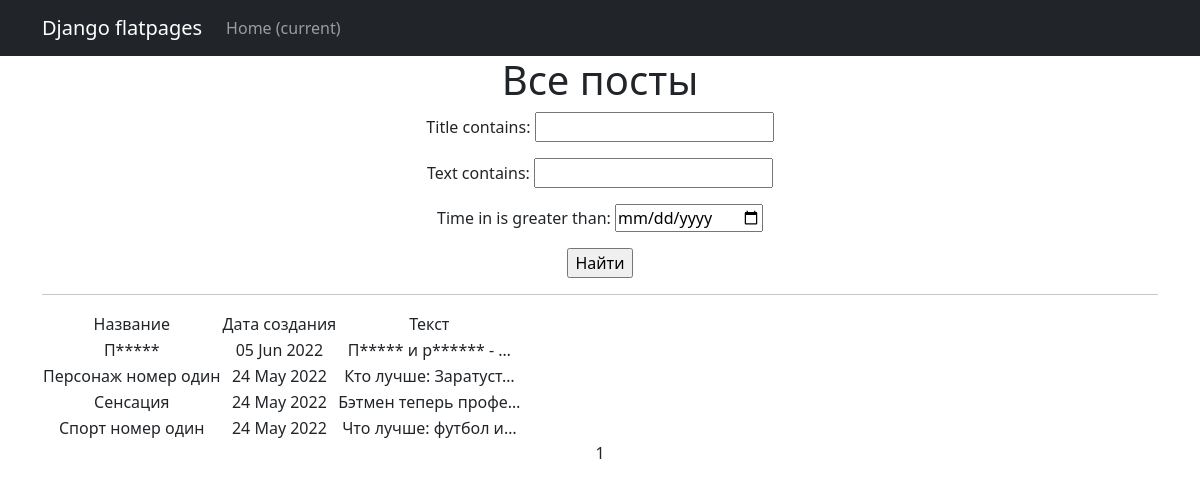
Page /posts/search/ on the earlier database version.
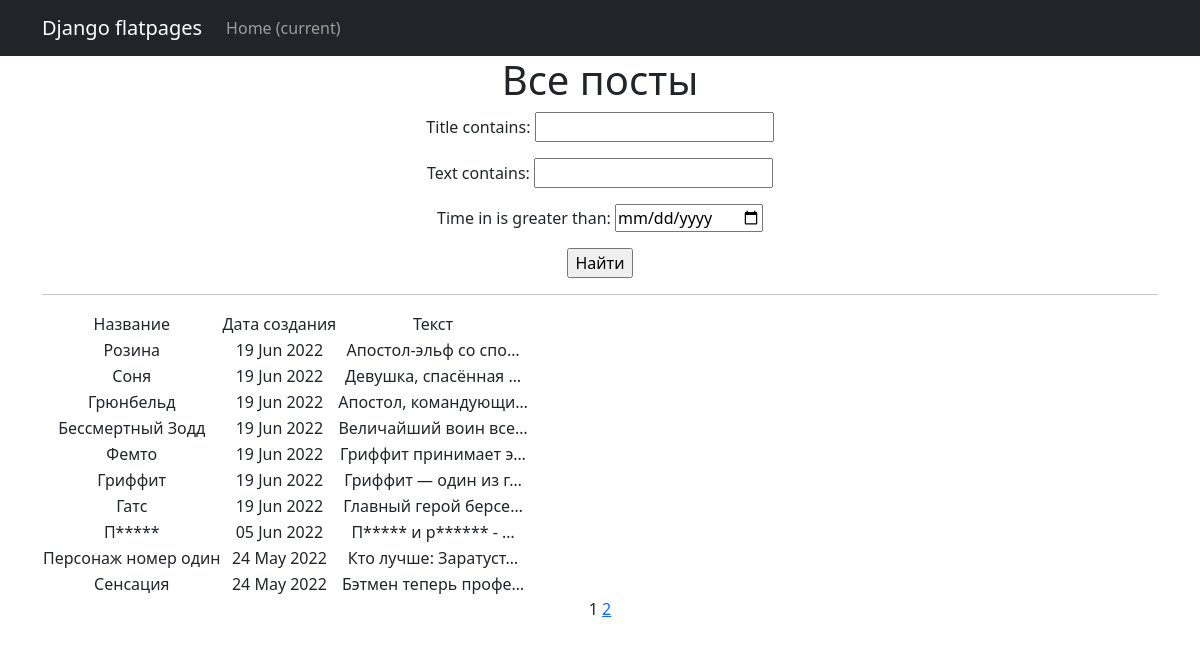
Same page on the later database version.
### news/models.py (models this page shows, shortened)
class Post(models.Model):
    author = models.ForeignKey(Author, on_delete=models.CASCADE)
    ARTICLE = 'AR'
    NEWS = 'NW'
    CATEGORY_CHOISES = (
        (NEWS, 'Новость'),
        (ARTICLE, 'Статья'),
    )
    article_or_news = models.CharField(max_length=2, choices=CATEGORY_CHOISES, default=ARTICLE)
    time_in = models.DateTimeField(auto_now_add=True)
    post_category = models.ManyToManyField(Category, through='PostCategory')
    title = models.CharField(max_length=64)
    text = models.TextField()
    rating = models.IntegerField(default=0)

### news/views.py (the view)
# urls.py: path('search/', PostSearch.as_view(), name='post_search'),
class PostSearch(ListView):
    model = Post
    ordering = '-time_in'
    template_name = 'search.html'
    context_object_name = 'posts'
    paginate_by = 10
    def get_queryset(self):
        queryset = super().get_queryset()
        self.filterset = PostFilter(self.request.GET, queryset)
        return self.filterset.qs
    def get_context_data(self, **kwargs):
        context = super().get_context_data(**kwargs)
        context['filterset'] = self.filterset
        return context

### news/templatetags/custom_filters.py (called while the page is built)
@register.filter()
def censor(text):
   censored_words = ['редиска', 'плохиш']
   low = text.lower()
   for i in censored_words:
         if i.find(low):
            low = text.replace(i[1:], "*" * (len(i) - 1))
            text = low
   return f'{low}'

### news/templatetags/custom_tags.py (called while the page is built)
@register.simple_tag(takes_context=True)
def url_replace(context, **kwargs):
   d = context['request'].GET.copy()
   for k, v in kwargs.items():
       d[k] = v
   return d.urlencode()

### templates/search.html (shortened to what this page needs)
{% extends 'flatpages/default.html' %}
{% load custom_filters %}
{% load custom_tags %}
{% block content %}
    <h1>Все посты</h1>
    <form action="" method="get">
        {{ filterset.form.as_p }}
        <input type="submit" value="Найти" />
    </form>
    <hr>
    {% if posts %}
        <table>
            <tr>
                <td>Название</td>
                <td>Дата создания</td>
                <td>Текст</td>
            </tr>
            {% for post in posts %}
            <tr>
                <td>{{ post.title|censor }}</td>
                <td>{{ post.time_in|date:'d M Y' }}</td>
                <td>{{ post.text|truncatechars:20|censor }}</td>
            </tr>
            {% endfor %}
        </table>
    {% else %}
        <h2>Постов нет!</h2>
    {% endif %}
    {{ page_obj.number }}
    {% if page_obj.has_next %}
        <a href="?{% url_replace page=page_obj.next_page_number %}">{{ page_obj.next_page_number }}</a>
    {% endif %}
{% endblock content %}

Differences in the rows shown:
no longer on this page (row unchanged): Post: title|censor "Спорт номер один", time_in "24 May 2022", text|censor "Что лучше: футбол и…"
added Post: title|censor "Розина", time_in "19 Jun 2022", text|censor "Апостол-эльф со спо…"
added Post: title|censor "Соня", time_in "19 Jun 2022", text|censor "Девушка, спасённая …"
added Post: title|censor "Грюнбельд", time_in "19 Jun 2022", text|censor "Апостол, командующи…"
added Post: title|censor "Бессмертный Зодд", time_in "19 Jun 2022", text|censor "Величайший воин все…"
added Post: title|censor "Фемто", time_in "19 Jun 2022", text|censor "Гриффит принимает э…"
added Post: title|censor "Гриффит", time_in "19 Jun 2022", text|censor "Гриффит — один из г…"
added Post: title|censor "Гатс", time_in "19 Jun 2022", text|censor "Главный герой берсе…"
Other differences:
{{ page_obj.next_page_number }}: (not shown) → "2"
